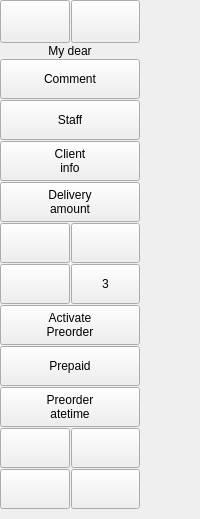
    <widget class="QWidget" name="wappcontainer" native="true">
     <property name="visible"><bool>false</bool></property><layout class="QVBoxLayout" name="verticalLayout_6">
      <property name="spacing">
       <number>1</number>
      </property>
      <property name="leftMargin">
       <number>0</number>
      </property>
      <property name="topMargin">
       <number>0</number>
      </property>
      <property name="rightMargin">
       <number>0</number>
      </property>
      <property name="bottomMargin">
       <number>0</number>
      </property>
      <item>
       <widget class="QWidget" name="wmenucont" native="true">
        <property name="sizePolicy">
         <sizepolicy hsizetype="Preferred" vsizetype="Expanding">
          <horstretch>0</horstretch>
          <verstretch>0</verstretch>
         </sizepolicy>
        </property>
        <property name="minimumSize">
         <size>
          <width>140</width>
          <height>0</height>
         </size>
        </property>
        <property name="maximumSize">
         <size>
          <width>140</width>
          <height>16777215</height>
         </size>
        </property>
        <property name="focusPolicy">
         <enum>Qt::FocusPolicy::NoFocus</enum>
        </property>
        <layout class="QGridLayout" name="gridLayout_6">
         <property name="sizeConstraint">
          <enum>QLayout::SizeConstraint::SetDefaultConstraint</enum>
         </property>
         <property name="leftMargin">
          <number>0</number>
         </property>
         <property name="topMargin">
          <number>0</number>
         </property>
         <property name="rightMargin">
          <number>0</number>
         </property>
         <property name="bottomMargin">
          <number>0</number>
         </property>
         <property name="spacing">
          <number>1</number>
         </property>
         <item row="12" column="0">
          <spacer name="verticalSpacer">
           <property name="orientation">
            <enum>Qt::Orientation::Vertical</enum>
           </property>
           <property name="sizeHint" stdset="0">
            <size>
             <width>20</width>
             <height>10</height>
            </size>
           </property>
          </spacer>
         </item>
         <item row="6" column="0" colspan="2">
          <widget class="QWidget" name="wappmenu" native="true">
           <property name="sizePolicy">
            <sizepolicy hsizetype="Preferred" vsizetype="Preferred">
             <horstretch>0</horstretch>
             <verstretch>0</verstretch>
            </sizepolicy>
           </property>
           <property name="minimumSize">
            <size>
             <width>0</width>
             <height>0</height>
            </size>
           </property>
           <layout class="QGridLayout" name="gridLayout_2">
            <property name="leftMargin">
             <number>0</number>
            </property>
            <property name="topMargin">
             <number>0</number>
            </property>
            <property name="rightMargin">
             <number>0</number>
            </property>
            <property name="bottomMargin">
             <number>0</number>
            </property>
            <property name="spacing">
             <number>1</number>
            </property>
            <item row="3" column="0" colspan="2">
             <widget class="QToolButton" name="btnOrderComment">
              <property name="sizePolicy">
               <sizepolicy hsizetype="Preferred" vsizetype="Fixed">
                <horstretch>0</horstretch>
                <verstretch>0</verstretch>
               </sizepolicy>
              </property>
              <property name="minimumSize">
               <size>
                <width>0</width>
                <height>40</height>
               </size>
              </property>
              <property name="maximumSize">
               <size>
                <width>16777215</width>
                <height>16777215</height>
               </size>
              </property>
              <property name="focusPolicy">
               <enum>Qt::FocusPolicy::NoFocus</enum>
              </property>
              <property name="text">
               <string>Comment</string>
              </property>
              <property name="icon">
               <iconset resource="resources/res.qrc">
                <normaloff>:/notes.png</normaloff>:/notes.png</iconset>
              </property>
              <property name="iconSize">
               <size>
                <width>32</width>
                <height>32</height>
               </size>
              </property>
              <property name="toolButtonStyle">
               <enum>Qt::ToolButtonStyle::ToolButtonTextBesideIcon</enum>
              </property>
             </widget>
            </item>
            <item row="8" column="0">
             <widget class="QToolButton" name="btnReceiptLanguage">
              <property name="sizePolicy">
               <sizepolicy hsizetype="Preferred" vsizetype="Fixed">
                <horstretch>0</horstretch>
                <verstretch>0</verstretch>
               </sizepolicy>
              </property>
              <property name="minimumSize">
               <size>
                <width>0</width>
                <height>40</height>
               </size>
              </property>
              <property name="focusPolicy">
               <enum>Qt::FocusPolicy::NoFocus</enum>
              </property>
              <property name="text">
               <string />
              </property>
              <property name="icon">
               <iconset resource="resources/res.qrc">
                <normaloff>:/armenia.png</normaloff>:/armenia.png</iconset>
              </property>
              <property name="iconSize">
               <size>
                <width>32</width>
                <height>32</height>
               </size>
              </property>
              <property name="toolButtonStyle">
               <enum>Qt::ToolButtonStyle::ToolButtonTextUnderIcon</enum>
              </property>
              <property name="setup_key" stdset="0">
               <string>dlgorder_disable_btnreceiptlanguage</string>
              </property>
             </widget>
            </item>
            <item row="11" column="0" colspan="2">
             <widget class="QToolButton" name="btnPreorderDateTime">
              <property name="sizePolicy">
               <sizepolicy hsizetype="Preferred" vsizetype="Fixed">
                <horstretch>0</horstretch>
                <verstretch>0</verstretch>
               </sizepolicy>
              </property>
              <property name="minimumSize">
               <size>
                <width>0</width>
                <height>40</height>
               </size>
              </property>
              <property name="focusPolicy">
               <enum>Qt::FocusPolicy::NoFocus</enum>
              </property>
              <property name="text">
               <string>Preorder 
atetime</string>
              </property>
              <property name="icon">
               <iconset resource="resources/res.qrc">
                <normaloff>:/prepaid.png</normaloff>:/prepaid.png</iconset>
              </property>
              <property name="iconSize">
               <size>
                <width>32</width>
                <height>32</height>
               </size>
              </property>
              <property name="toolButtonStyle">
               <enum>Qt::ToolButtonStyle::ToolButtonTextBesideIcon</enum>
              </property>
              <property name="setup_key" stdset="0">
               <string>dlgorder_disable_btnpreorder_datetime</string>
              </property>
             </widget>
            </item>
            <item row="6" column="0" colspan="2">
             <widget class="QToolButton" name="btnDeliveryAmount">
              <property name="sizePolicy">
               <sizepolicy hsizetype="Preferred" vsizetype="Fixed">
                <horstretch>0</horstretch>
                <verstretch>0</verstretch>
               </sizepolicy>
              </property>
              <property name="minimumSize">
               <size>
                <width>0</width>
                <height>40</height>
               </size>
              </property>
              <property name="maximumSize">
               <size>
                <width>16777215</width>
                <height>16777215</height>
               </size>
              </property>
              <property name="focusPolicy">
               <enum>Qt::FocusPolicy::NoFocus</enum>
              </property>
              <property name="text">
               <string>Delivery
amount</string>
              </property>
              <property name="icon">
               <iconset resource="resources/res.qrc">
                <normaloff>:/delivery.png</normaloff>:/delivery.png</iconset>
              </property>
              <property name="iconSize">
               <size>
                <width>32</width>
                <height>32</height>
               </size>
              </property>
              <property name="toolButtonStyle">
               <enum>Qt::ToolButtonStyle::ToolButtonTextBesideIcon</enum>
              </property>
              <property name="setup_key" stdset="0">
               <string>dlgorder_disable_btndeliveryamount</string>
              </property>
             </widget>
            </item>
            <item row="8" column="1">
             <widget class="QToolButton" name="btnSit">
              <property name="sizePolicy">
               <sizepolicy hsizetype="Preferred" vsizetype="Fixed">
                <horstretch>0</horstretch>
                <verstretch>0</verstretch>
               </sizepolicy>
              </property>
              <property name="minimumSize">
               <size>
                <width>0</width>
                <height>40</height>
               </size>
              </property>
              <property name="focusPolicy">
               <enum>Qt::FocusPolicy::NoFocus</enum>
              </property>
              <property name="text">
               <string>3</string>
              </property>
              <property name="icon">
               <iconset resource="resources/res.qrc">
                <normaloff>:/sit.png</normaloff>:/sit.png</iconset>
              </property>
              <property name="iconSize">
               <size>
                <width>32</width>
                <height>32</height>
               </size>
              </property>
              <property name="toolButtonStyle">
               <enum>Qt::ToolButtonStyle::ToolButtonTextUnderIcon</enum>
              </property>
              <property name="setup_key" stdset="0">
               <string>dlgorder_disable_btnsit</string>
              </property>
             </widget>
            </item>
            <item row="13" column="0">
             <widget class="QToolButton" name="btnShowHideRemoved">
              <property name="sizePolicy">
               <sizepolicy hsizetype="Preferred" vsizetype="Fixed">
                <horstretch>0</horstretch>
                <verstretch>0</verstretch>
               </sizepolicy>
              </property>
              <property name="minimumSize">
               <size>
                <width>0</width>
                <height>40</height>
               </size>
              </property>
              <property name="focusPolicy">
               <enum>Qt::FocusPolicy::NoFocus</enum>
              </property>
              <property name="text">
               <string />
              </property>
              <property name="icon">
               <iconset resource="resources/res.qrc">
                <normaloff>:/view.png</normaloff>:/view.png</iconset>
              </property>
              <property name="iconSize">
               <size>
                <width>32</width>
                <height>32</height>
               </size>
              </property>
              <property name="checkable">
               <bool>true</bool>
              </property>
              <property name="checked">
               <bool>false</bool>
              </property>
              <property name="toolButtonStyle">
               <enum>Qt::ToolButtonStyle::ToolButtonIconOnly</enum>
              </property>
              <property name="setup_key" stdset="0">
               <string>dlgorder_disable_btnshowhideremoved</string>
              </property>
             </widget>
            </item>
            <item row="7" column="1">
             <widget class="QToolButton" name="btnStopListMode">
              <property name="sizePolicy">
               <sizepolicy hsizetype="Preferred" vsizetype="Fixed">
                <horstretch>0</horstretch>
                <verstretch>0</verstretch>
               </sizepolicy>
              </property>
              <property name="minimumSize">
               <size>
                <width>0</width>
                <height>40</height>
               </size>
              </property>
              <property name="maximumSize">
               <size>
                <width>16777215</width>
                <height>16777215</height>
               </size>
              </property>
              <property name="focusPolicy">
               <enum>Qt::FocusPolicy::NoFocus</enum>
              </property>
              <property name="text">
               <string />
              </property>
              <property name="icon">
               <iconset resource="resources/res.qrc">
                <normaloff>:/stop.png</normaloff>:/stop.png</iconset>
              </property>
              <property name="iconSize">
               <size>
                <width>32</width>
                <height>32</height>
               </size>
              </property>
              <property name="toolButtonStyle">
               <enum>Qt::ToolButtonStyle::ToolButtonIconOnly</enum>
              </property>
              <property name="setup_key" stdset="0">
               <string>dlgorder_disable_btnstoplistmode</string>
              </property>
             </widget>
            </item>
            <item row="10" column="0" colspan="2">
             <widget class="QToolButton" name="btnPrepaid">
              <property name="sizePolicy">
               <sizepolicy hsizetype="Preferred" vsizetype="Fixed">
                <horstretch>0</horstretch>
                <verstretch>0</verstretch>
               </sizepolicy>
              </property>
              <property name="minimumSize">
               <size>
                <width>0</width>
                <height>40</height>
               </size>
              </property>
              <property name="focusPolicy">
               <enum>Qt::FocusPolicy::NoFocus</enum>
              </property>
              <property name="text">
               <string>Prepaid</string>
              </property>
              <property name="icon">
               <iconset resource="resources/res.qrc">
                <normaloff>:/prepaid.png</normaloff>:/prepaid.png</iconset>
              </property>
              <property name="iconSize">
               <size>
                <width>32</width>
                <height>32</height>
               </size>
              </property>
              <property name="checkable">
               <bool>true</bool>
              </property>
              <property name="checked">
               <bool>false</bool>
              </property>
              <property name="toolButtonStyle">
               <enum>Qt::ToolButtonStyle::ToolButtonTextBesideIcon</enum>
              </property>
              <property name="setup_key" stdset="0">
               <string>dlgorder_disable_btnprepaid</string>
              </property>
             </widget>
            </item>
            <item row="0" column="1">
             <widget class="QToolButton" name="btnTransferTable">
              <property name="sizePolicy">
               <sizepolicy hsizetype="Preferred" vsizetype="Fixed">
                <horstretch>0</horstretch>
                <verstretch>0</verstretch>
               </sizepolicy>
              </property>
              <property name="minimumSize">
               <size>
                <width>0</width>
                <height>40</height>
               </size>
              </property>
              <property name="maximumSize">
               <size>
                <width>16777215</width>
                <height>16777215</height>
               </size>
              </property>
              <property name="focusPolicy">
               <enum>Qt::FocusPolicy::NoFocus</enum>
              </property>
              <property name="text">
               <string />
              </property>
              <property name="icon">
               <iconset resource="resources/res.qrc">
                <normaloff>:/move-table.png</normaloff>:/move-table.png</iconset>
              </property>
              <property name="iconSize">
               <size>
                <width>36</width>
                <height>36</height>
               </size>
              </property>
              <property name="toolButtonStyle">
               <enum>Qt::ToolButtonStyle::ToolButtonIconOnly</enum>
              </property>
              <property name="dlgorder_disable_btntransfertable" stdset="0">
               <string />
              </property>
              <property name="setup_key" stdset="0">
               <string>dglorder_disable_btntransfertable</string>
              </property>
             </widget>
            </item>
            <item row="0" column="0">
             <widget class="QToolButton" name="btnTransferDishes">
              <property name="sizePolicy">
               <sizepolicy hsizetype="Preferred" vsizetype="Fixed">
                <horstretch>0</horstretch>
                <verstretch>0</verstretch>
               </sizepolicy>
              </property>
              <property name="minimumSize">
               <size>
                <width>0</width>
                <height>40</height>
               </size>
              </property>
              <property name="maximumSize">
               <size>
                <width>16777215</width>
                <height>16777215</height>
               </size>
              </property>
              <property name="focusPolicy">
               <enum>Qt::FocusPolicy::NoFocus</enum>
              </property>
              <property name="text">
               <string />
              </property>
              <property name="icon">
               <iconset resource="resources/res.qrc">
                <normaloff>:/move-dish.png</normaloff>:/move-dish.png</iconset>
              </property>
              <property name="iconSize">
               <size>
                <width>36</width>
                <height>36</height>
               </size>
              </property>
              <property name="toolButtonStyle">
               <enum>Qt::ToolButtonStyle::ToolButtonIconOnly</enum>
              </property>
              <property name="setup_key" stdset="0">
               <string>dlgorder_disable_btntransferdishes</string>
              </property>
             </widget>
            </item>
            <item row="13" column="1">
             <widget class="QToolButton" name="btnShowCustomerDisplay">
              <property name="sizePolicy">
               <sizepolicy hsizetype="Preferred" vsizetype="Fixed">
                <horstretch>0</horstretch>
                <verstretch>0</verstretch>
               </sizepolicy>
              </property>
              <property name="minimumSize">
               <size>
                <width>0</width>
                <height>40</height>
               </size>
              </property>
              <property name="focusPolicy">
               <enum>Qt::FocusPolicy::NoFocus</enum>
              </property>
              <property name="text">
               <string />
              </property>
              <property name="icon">
               <iconset resource="resources/res.qrc">
                <normaloff>:/display.png</normaloff>:/display.png</iconset>
              </property>
              <property name="iconSize">
               <size>
                <width>32</width>
                <height>32</height>
               </size>
              </property>
              <property name="checkable">
               <bool>true</bool>
              </property>
              <property name="checked">
               <bool>false</bool>
              </property>
              <property name="toolButtonStyle">
               <enum>Qt::ToolButtonStyle::ToolButtonIconOnly</enum>
              </property>
              <property name="setup_key" stdset="0">
               <string>dlgorder_disable_btnshowcustomerdisplay</string>
              </property>
             </widget>
            </item>
            <item row="7" column="0">
             <widget class="QToolButton" name="btnPackage">
              <property name="sizePolicy">
               <sizepolicy hsizetype="Preferred" vsizetype="Fixed">
                <horstretch>0</horstretch>
                <verstretch>0</verstretch>
               </sizepolicy>
              </property>
              <property name="minimumSize">
               <size>
                <width>0</width>
                <height>40</height>
               </size>
              </property>
              <property name="maximumSize">
               <size>
                <width>16777215</width>
                <height>16777215</height>
               </size>
              </property>
              <property name="focusPolicy">
               <enum>Qt::FocusPolicy::NoFocus</enum>
              </property>
              <property name="text">
               <string />
              </property>
              <property name="icon">
               <iconset resource="resources/res.qrc">
                <normaloff>:/package.png</normaloff>:/package.png</iconset>
              </property>
              <property name="iconSize">
               <size>
                <width>32</width>
                <height>32</height>
               </size>
              </property>
              <property name="toolButtonStyle">
               <enum>Qt::ToolButtonStyle::ToolButtonIconOnly</enum>
              </property>
              <property name="setup_key" stdset="0">
               <string>dlgorder_disable_btnpackage</string>
              </property>
             </widget>
            </item>
            <item row="5" column="0" colspan="2">
             <widget class="QToolButton" name="btnGuest">
              <property name="sizePolicy">
               <sizepolicy hsizetype="Preferred" vsizetype="Fixed">
                <horstretch>0</horstretch>
                <verstretch>0</verstretch>
               </sizepolicy>
              </property>
              <property name="minimumSize">
               <size>
                <width>0</width>
                <height>40</height>
               </size>
              </property>
              <property name="maximumSize">
               <size>
                <width>16777215</width>
                <height>16777215</height>
               </size>
              </property>
              <property name="focusPolicy">
               <enum>Qt::FocusPolicy::NoFocus</enum>
              </property>
              <property name="text">
               <string>Client
info</string>
              </property>
              <property name="icon">
               <iconset resource="resources/res.qrc">
                <normaloff>:/guests.png</normaloff>:/guests.png</iconset>
              </property>
              <property name="iconSize">
               <size>
                <width>32</width>
                <height>32</height>
               </size>
              </property>
              <property name="toolButtonStyle">
               <enum>Qt::ToolButtonStyle::ToolButtonTextBesideIcon</enum>
              </property>
             </widget>
            </item>
            <item row="9" column="0" colspan="2">
             <widget class="QToolButton" name="btnActivatePreorder">
              <property name="sizePolicy">
               <sizepolicy hsizetype="Preferred" vsizetype="Fixed">
                <horstretch>0</horstretch>
                <verstretch>0</verstretch>
               </sizepolicy>
              </property>
              <property name="minimumSize">
               <size>
                <width>0</width>
                <height>40</height>
               </size>
              </property>
              <property name="focusPolicy">
               <enum>Qt::FocusPolicy::NoFocus</enum>
              </property>
              <property name="text">
               <string>Activate
Preorder</string>
              </property>
              <property name="icon">
               <iconset resource="resources/res.qrc">
                <normaloff>:/prepaid.png</normaloff>:/prepaid.png</iconset>
              </property>
              <property name="iconSize">
               <size>
                <width>32</width>
                <height>32</height>
               </size>
              </property>
              <property name="toolButtonStyle">
               <enum>Qt::ToolButtonStyle::ToolButtonTextBesideIcon</enum>
              </property>
              <property name="setup_key" stdset="0">
               <string>dlgorder_disable_btnactivate_preorder</string>
              </property>
             </widget>
            </item>
            <item row="4" column="0" colspan="2">
             <widget class="QToolButton" name="btnChangeStaff">
              <property name="sizePolicy">
               <sizepolicy hsizetype="Preferred" vsizetype="Fixed">
                <horstretch>0</horstretch>
                <verstretch>0</verstretch>
               </sizepolicy>
              </property>
              <property name="minimumSize">
               <size>
                <width>0</width>
                <height>40</height>
               </size>
              </property>
              <property name="maximumSize">
               <size>
                <width>16777215</width>
                <height>16777215</height>
               </size>
              </property>
              <property name="focusPolicy">
               <enum>Qt::FocusPolicy::NoFocus</enum>
              </property>
              <property name="text">
               <string>Staff</string>
              </property>
              <property name="icon">
               <iconset resource="resources/res.qrc">
                <normaloff>:/staff.png</normaloff>:/staff.png</iconset>
              </property>
              <property name="iconSize">
               <size>
                <width>32</width>
                <height>32</height>
               </size>
              </property>
              <property name="toolButtonStyle">
               <enum>Qt::ToolButtonStyle::ToolButtonTextBesideIcon</enum>
              </property>
              <property name="setup_key" stdset="0">
               <string>dlgorder_disable_btnchangestaff</string>
              </property>
             </widget>
            </item>
            <item row="2" column="0" colspan="2">
             <widget class="QLabel" name="lbOrderComment">
              <property name="sizePolicy">
               <sizepolicy hsizetype="Preferred" vsizetype="Preferred">
                <horstretch>0</horstretch>
                <verstretch>0</verstretch>
               </sizepolicy>
              </property>
              <property name="text">
               <string>My dear</string>
              </property>
              <property name="alignment">
               <set>Qt::AlignmentFlag::AlignCenter</set>
              </property>
              <property name="wordWrap">
               <bool>true</bool>
              </property>
             </widget>
            </item>
            <item row="14" column="0">
             <widget class="QToolButton" name="btnDatamatrix">
              <property name="sizePolicy">
               <sizepolicy hsizetype="Preferred" vsizetype="Fixed">
                <horstretch>0</horstretch>
                <verstretch>0</verstretch>
               </sizepolicy>
              </property>
              <property name="minimumSize">
               <size>
                <width>0</width>
                <height>40</height>
               </size>
              </property>
              <property name="focusPolicy">
               <enum>Qt::FocusPolicy::NoFocus</enum>
              </property>
              <property name="text">
               <string />
              </property>
              <property name="icon">
               <iconset resource="resources/res.qrc">
                <normaloff>:/qrcode.png</normaloff>:/qrcode.png</iconset>
              </property>
              <property name="iconSize">
               <size>
                <width>32</width>
                <height>32</height>
               </size>
              </property>
              <property name="checkable">
               <bool>false</bool>
              </property>
              <property name="checked">
               <bool>false</bool>
              </property>
              <property name="toolButtonStyle">
               <enum>Qt::ToolButtonStyle::ToolButtonIconOnly</enum>
              </property>
              <property name="setup_key" stdset="0">
               <string>dlgorder_disable_btnshowhideremoved</string>
              </property>
             </widget>
            </item>
            <item row="14" column="1">
             <widget class="QToolButton" name="btnLast40Min">
              <property name="sizePolicy">
               <sizepolicy hsizetype="Preferred" vsizetype="Fixed">
                <horstretch>0</horstretch>
                <verstretch>0</verstretch>
               </sizepolicy>
              </property>
              <property name="minimumSize">
               <size>
                <width>0</width>
                <height>40</height>
               </size>
              </property>
              <property name="focusPolicy">
               <enum>Qt::FocusPolicy::NoFocus</enum>
              </property>
              <property name="text">
               <string />
              </property>
              <property name="icon">
               <iconset resource="resources/res.qrc">
                <normaloff>:/calendar.png</normaloff>:/calendar.png</iconset>
              </property>
              <property name="iconSize">
               <size>
                <width>32</width>
                <height>32</height>
               </size>
              </property>
              <property name="checkable">
               <bool>false</bool>
              </property>
              <property name="checked">
               <bool>false</bool>
              </property>
              <property name="toolButtonStyle">
               <enum>Qt::ToolButtonStyle::ToolButtonIconOnly</enum>
              </property>
              <property name="setup_key" stdset="0">
               <string>dlgorder_disable_btnshowhideremoved</string>
              </property>
             </widget>
            </item>
           </layout>
          </widget>
         </item>
         </layout>
       </widget>
      </item>
     </layout>
    </widget>
